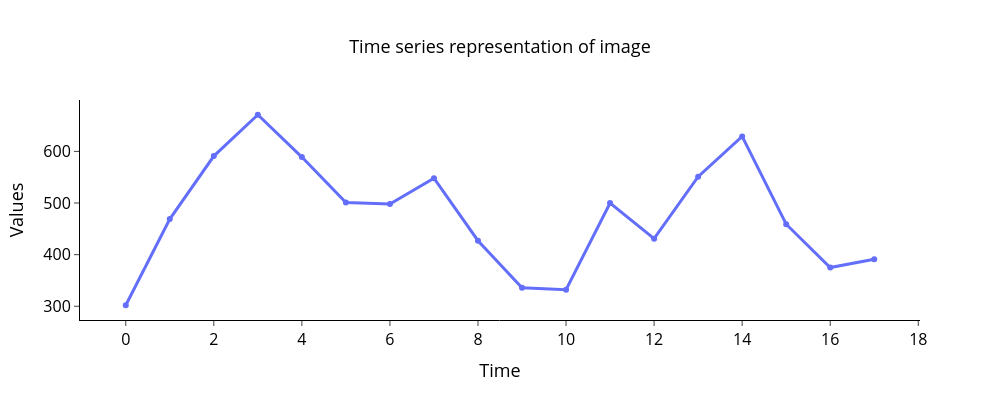

Notebook source saved alongside this figure:
### Code cell
angle_step = 20
visualize = True

ts = Image2TimeSeries(angle_step).convert(img, visualize)
plot_ts(np.array([ts]), "Time series representation of image")

### Figure 1 — Plotly figure (JSON) as saved in the notebook; plotly's stock layout.template omitted (floating-point values rounded to 4 significant figures)
{"data": [{"line": {"width": 3}, "name": "Time series 0", "type": "scatter", "x": [0, 1, 2, 3, 4, 5, 6, 7, 8, 9, 10, 11, 12, 13, 14, 15, 16, 17], "y": [302.0, 469.0, 591.0, 671.0, 589.0, 501.0, 498.0, 548.0, 427.0, 336.0, 332.0, 500.0, 431.0, 551.0, 629.0, 459.0, 375.0, 391.0]}], "layout": {"height": 400, "legend": {"font": {"color": "black", "size": 16}}, "paper_bgcolor": "rgba(0,0,0,0)", "plot_bgcolor": "rgba(0,0,0,0)", "title": {"font": {"color": "black", "size": 18}, "text": "Time series representation of image", "x": 0.5, "xanchor": "center", "y": 0.9, "yanchor": "top"}, "width": 1000, "xaxis": {"linecolor": "#000", "linewidth": 1, "showgrid": false, "tickfont": {"color": "black", "size": 16}, "ticks": "outside", "tickwidth": 1, "title": {"font": {"color": "black", "size": 18}, "text": "Time"}}, "yaxis": {"linecolor": "#000", "linewidth": 1, "showgrid": false, "tickfont": {"color": "black", "size": 16}, "ticks": "outside", "tickwidth": 1, "title": {"font": {"color": "black", "size": 18}, "text": "Values"}, "zeroline": false}}}
